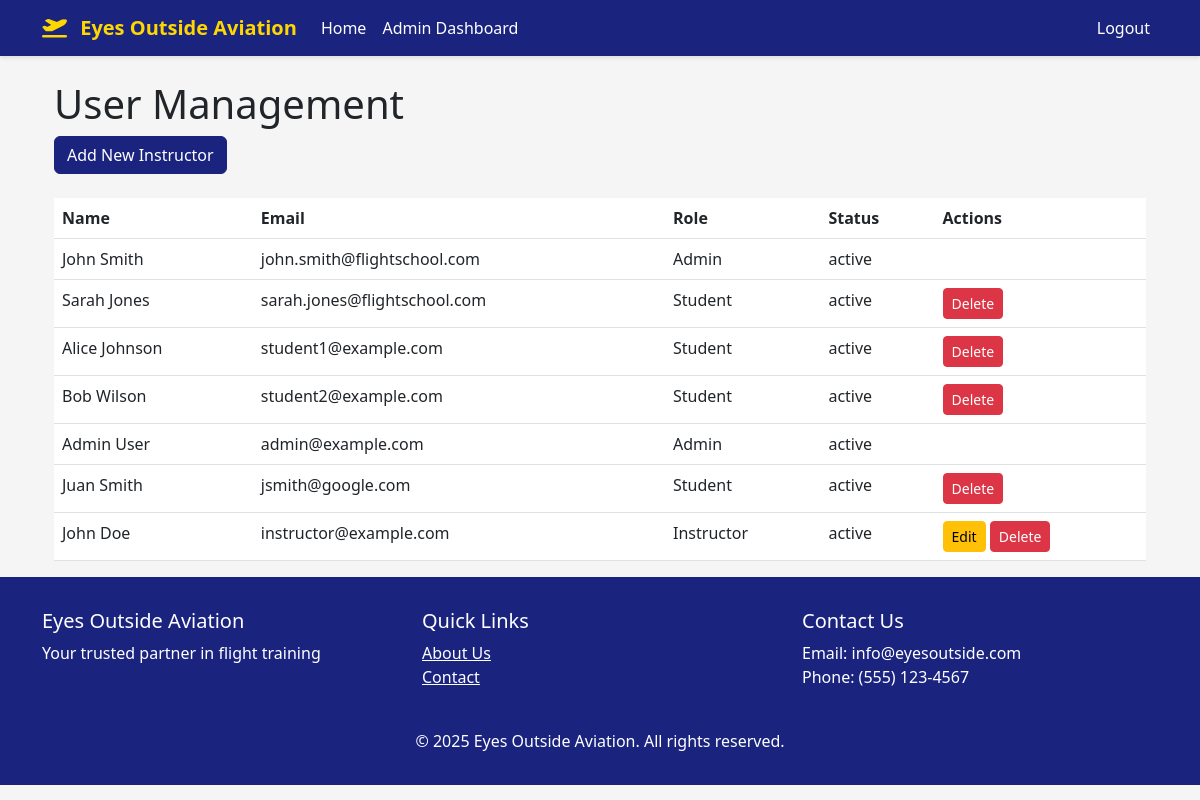
The app's page /admin/users (signed in) with its own data.
### app/models.py (models this page shows, shortened)
class User(UserMixin, db.Model):
    id = db.Column(db.Integer, primary_key=True)
    email = db.Column(db.String(120), unique=True, nullable=False)
    first_name = db.Column(db.String(64))
    last_name = db.Column(db.String(64))
    name = db.Column(db.String(128))  # Full name, computed from first_name and last_name
    phone = db.Column(db.String(20))
    address = db.Column(db.String(256))
    password_hash = db.Column(db.String(128))
    is_admin = db.Column(db.Boolean, default=False)
    is_instructor = db.Column(db.Boolean, default=False)
    student_id = db.Column(db.String(20), unique=True)
    certificates = db.Column(db.String(200))
    status = db.Column(db.String(20), default='active')  # active, unavailable, inactive
    created_at = db.Column(db.DateTime, default=datetime.utcnow)
    bookings_as_student = db.relationship('Booking', backref='student', lazy='dynamic',
                                        foreign_keys='Booking.student_id')
    bookings_as_instructor = db.relationship('Booking', backref='instructor', lazy='dynamic',
                                           foreign_keys='Booking.instructor_id')
    @property
    def full_name(self):
        if self.first_name and self.last_name:
            return f"{self.first_name} {self.last_name}"
        return self.name

### app/routes/admin.py (the view)
@bp.route('/users')
@login_required
@admin_required
def manage_users():
    users = User.query.all()
    return render_template('admin/users.html', users=users)

### app/__init__.py (called while the page is built)
def create_app(config_class=Config):
    app = Flask(__name__)
    app.config.from_object(config_class)
    db.init_app(app)
    login_manager.init_app(app)
    mail.init_app(app)
    migrate.init_app(app, db)
    login_manager.login_view = 'auth.login'
    login_manager.login_message = 'Please log in to access this page.'
    from app.routes import auth, admin, booking, main
    app.register_blueprint(auth.bp, url_prefix='/auth')
    app.register_blueprint(admin.bp, url_prefix='/admin')
    app.register_blueprint(booking.bp, url_prefix='/booking')
    app.register_blueprint(main.bp)
    @app.context_processor
    def utility_processor():
        return {'now': datetime.now()}
    with app.app_context():
        db.create_all()
        db.session.commit()
    return app

@login_manager.user_loader
def load_user(id):
    return User.query.get(int(id))

### app/routes/admin.py (called while the page is built)
def admin_required(f):
    @wraps(f)
    def decorated_function(*args, **kwargs):
        if not current_user.is_authenticated or not current_user.is_admin:
            flash('You need to be an admin to access this page.', 'error')
            return redirect(url_for('main.index'))
        return f(*args, **kwargs)
    return decorated_function

### app/templates/admin/users.html (shortened to what this page needs)
{% extends "base.html" %}
{% block content %}
<div class="container mt-4">
    <h1>User Management</h1>
    <div class="mb-4">
        <a href="{{ url_for('admin.add_instructor') }}" class="btn btn-primary">Add New Instructor</a>
    </div>
    <table class="table">
        <thead>
            <tr>
                <th>Name</th>
                <th>Email</th>
                <th>Role</th>
                <th>Status</th>
                <th>Actions</th>
            </tr>
        </thead>
        <tbody>
            {% for user in users %}
            <tr>
                <td>{{ user.full_name }}</td>
                <td>{{ user.email }}</td>
                <td>
                    {% if user.is_admin %}Admin
                    {% elif user.is_instructor %}Instructor
                    {% else %}Student{% endif %}
                </td>
                <td>{{ user.status }}</td>
                <td>
                    {% if user.is_instructor %}
                    <a href="{{ url_for('admin.edit_instructor', instructor_id=user.id) }}" class="btn btn-sm btn-warning">Edit</a>
                    {% endif %}
                    {% if not user.is_admin %}
                    <form action="{{ url_for('admin.delete_user', user_id=user.id) }}" method="POST" style="display: inline;">
                        <button type="submit" class="btn btn-sm btn-danger" onclick="return confirm('Are you sure you want to delete this user?')">Delete</button>
                    </form>
                    {% endif %}
                </td>
            </tr>
            {% endfor %}
        </tbody>
    </table>
</div>
{% endblock %}

### app/templates/base.html (style rules this page uses)
:root { --primary-color: #1a237e; --secondary-color: #0d47a1; --accent-color: #ffd700; }
body { font-family: 'Segoe UI', Tahoma, Geneva, Verdana, sans-serif; background-color: #f5f5f5; }
.btn-primary { background-color: var(--primary-color); border-color: var(--primary-color); }

### records on screen
User: full_name "John Smith", email "john.smith@flightschool.com", is_admin "Admin", status "active"
User: full_name "Sarah Jones", email "sarah.jones@flightschool.com", is_admin "Student", status "active"
User: full_name "Alice Johnson", email "student1@example.com", is_admin "Student", status "active"
User: full_name "Bob Wilson", email "student2@example.com", is_admin "Student", status "active"
User: full_name "Admin User", email "admin@example.com", is_admin "Admin", status "active"
User: full_name "Juan Smith", email "jsmith@google.com", is_admin "Student", status "active"
User: full_name "John Doe", email "instructor@example.com", is_admin "Instructor", status "active"
